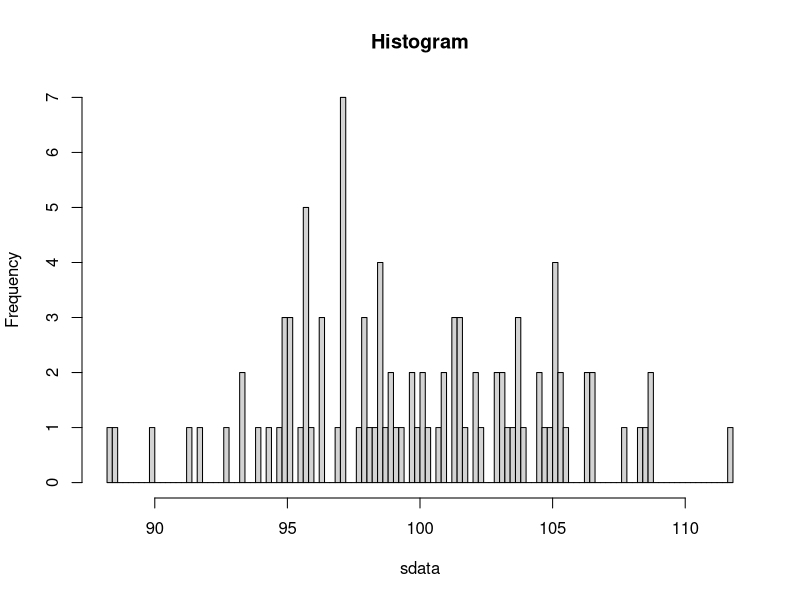
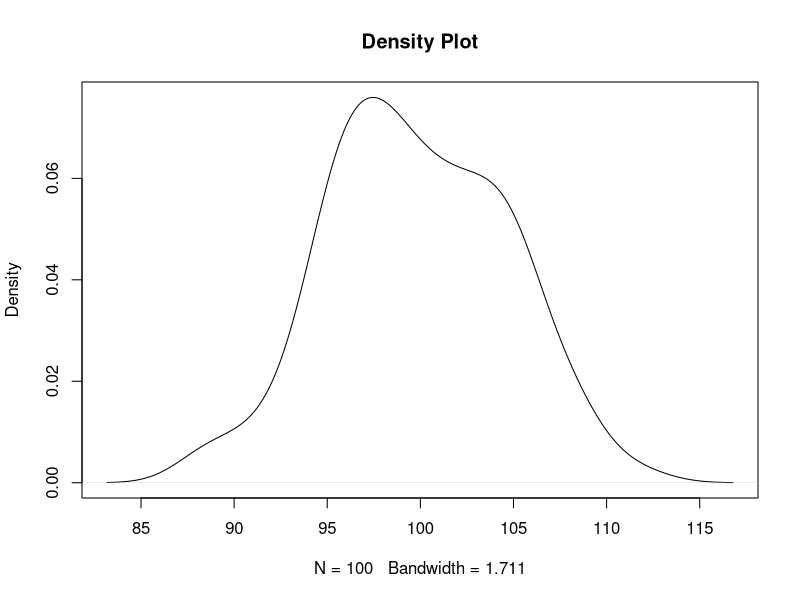
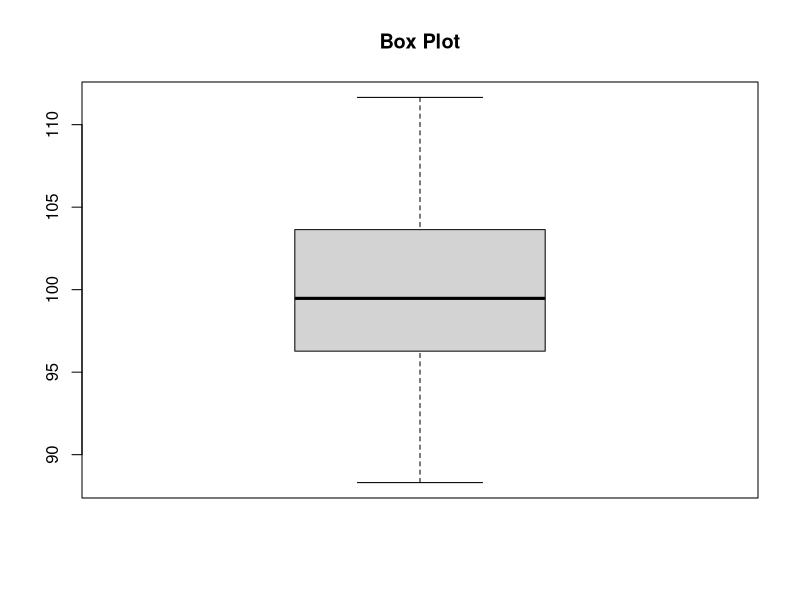
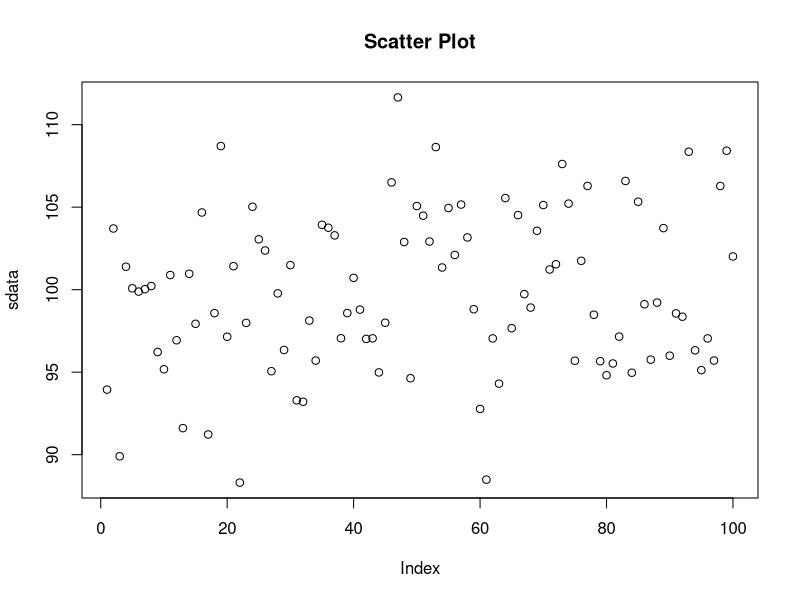

The R source for these figures, in order:
sdata <- rnorm(n = 100, mean = 100, sd = 5)
hist(sdata, breaks = 100, main = "Histogram")
plot(density(sdata), main = "Density Plot")
boxplot(sdata, main = "Box Plot")
plot(sdata, main = "Scatter Plot")

t.test(sdata, mu = 100)
wilcox.test(sdata, mu = 90, alternative = "two.sided")